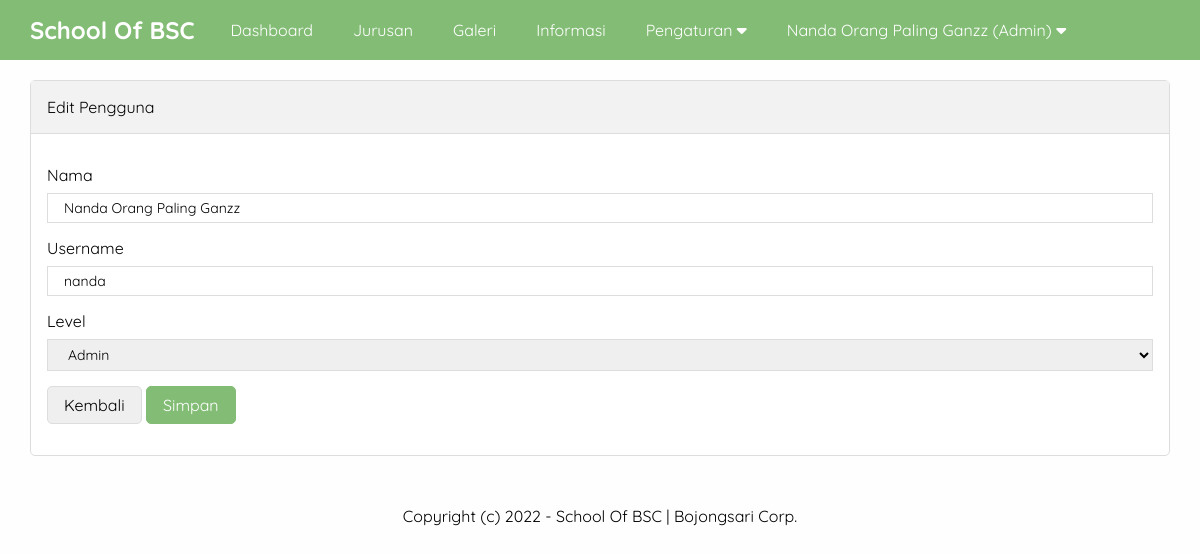
/sekolah_BSC/admin/edit-pengguna.php?id=16 (signed in), run on the app's committed database.
### tables this page shows
CREATE TABLE `pengaturan` (
  `id` int(11) NOT NULL,
  `nama` varchar(50) NOT NULL,
  `email` varchar(50) NOT NULL,
  `telepon` varchar(20) NOT NULL,
  `alamat` text NOT NULL,
  `logo` varchar(50) NOT NULL,
  `favicon` varchar(50) NOT NULL,
  `tentang_sekolah` text NOT NULL,
  `foto_sekolah` varchar(50) NOT NULL,
  `google_maps` text NOT NULL,
  `nama_kepsek` varchar(50) NOT NULL,
  `foto_kepsek` varchar(50) NOT NULL,
  `sambutan_kepsek` text NOT NULL,
  `created_at` timestamp NOT NULL DEFAULT current_timestamp(),
  `updated_at` datetime DEFAULT NULL
);

CREATE TABLE `pengguna` (
  `id` int(11) NOT NULL,
  `nama` varchar(30) NOT NULL,
  `username` varchar(30) NOT NULL,
  `password` varchar(50) NOT NULL,
  `level` enum('Super Admin','Admin') NOT NULL,
  `created_at` timestamp NOT NULL DEFAULT current_timestamp(),
  `updated_at` datetime DEFAULT NULL
);

### sekolah_BSC/admin/edit-pengguna.php (the view, shortened to what this page needs)
<?php include 'header.php' ?>
<?php
$pengguna = mysqli_query($conn, "SELECT * FROM pengguna WHERE id = '" . $_GET['id'] . "' ");
$p        = mysqli_fetch_object($pengguna);
?>
<div class="content">
    <div class="container">
        <div class="box">
            <div class="box-header">
                Edit Pengguna
            </div>
            <div class="box-body">
                <form action="" method="post">
                    <div class="form-group">
                        <label>Nama</label>
                        <input type="text" name="nama" placeholder="Nama Lengkap" class="input-control" value="<?= $p->nama ?>" required>
                    </div>
                    <div class="form-group">
                        <label>Username</label>
                        <input type="text" name="user" placeholder="Username" class="input-control" value="<?= $p->username ?>" required>
                    </div>
                    <div class="form-group">
                        <label>Level</label>
                        <select name="level" class="input-control" required>
                            <option value="Admin" <?= ($p->level == 'Admin') ? 'selected' : ''; ?>>Admin</option>
                        </select>
                    </div>
                    <button type="button" class="btn" onclick="window.location = 'pengguna.php'">Kembali</button>
                    <input type="submit" name="submit" value="Simpan" class="btn btn-green">
                </form>
            </div>
        </div>
    </div>
</div>
<?php include 'footer.php' ?>
</body>
</html>

### sekolah_BSC/admin/header.php (shortened to what this page needs)
<?php
    include '../koneksikexampp.php';
    $identitas = mysqli_query($conn, "SELECT * FROM pengaturan ORDER BY id DESC LIMIT 1");
    $d = mysqli_fetch_object($identitas);
?>
<!DOCTYPE html>
<html lang="en">
<head>
    <link rel="stylesheet" type="text/css" href="../assets/css/style.css">
    <link rel="stylesheet" href="https://cdnjs.cloudflare.com/ajax/libs/font-awesome/6.1.1/css/all.min.css" />
</head>
<body class="bg-light">
    <div class="navbar">
        <div class="container">
            <h2 class="nav-brand float-left"><a href="index.php"><?= $d->nama ?></a></h2>
            <ul class="nav-menu float-left">
                <li><a href="index.php">Dashboard</a></li>
                <?php if ($_SESSION['ulevel'] == 'Super Admin') { ?>
                    <li><a href="pengguna.php">Pengguna</a></li>
                <?php } elseif ($_SESSION['ulevel'] == 'Admin') { ?>
                    <li><a href="jurusan.php">Jurusan</a></li>
                    <li><a href="galeri.php">Galeri</a></li>
                    <li><a href="informasi.php">Informasi</a></li>
                    <li>
                        <a href="">Pengaturan <i class="fa fa-caret-down"></i></a>
                    </li>
                <?php } ?>
                <li>
                    <a href=""><?= $_SESSION['uname'] ?> (<?= $_SESSION['ulevel'] ?>) <i class="fa fa-caret-down"></i></a>
                </li>
            </ul>
        </div>
    </div>

### sekolah_BSC/admin/footer.php
<div class="footer">
    <div class="container text-center">
        Copyright (c) 2022 - <?= $d->nama ?> | Bojongsari Corp.
    </div>
</div>

### sekolah_BSC/assets/css/style.css (style rules this page uses)
* { margin: 0; padding: 0; font-family: 'Quicksand', sans-serif; box-sizing: border-box; }
html { scroll-behavior: smooth; }
a { text-decoration: none; }
.float-left { float: left; }
.container { width: 1140px; margin: 0 auto; }
.container::after { content: ""; display: block; clear: both; }
.bg-light { background-color: #fefefe; }
.box { border: 1px solid #ddd; background: white; border-radius: 5px; }
.box-header { padding: 16px; border-bottom: 1px solid #ddd; background-color: #f2f2f2; }
.box-body { padding: 16px; }
form { margin: 15px 0; }
.form-group { margin-bottom: 15px; }
.form-group label { display: block; margin-bottom: 8px; }
.form-group .input-control { padding: 5px 16px; width: 100%; font-size: 14px; border: 1px solid #ddd; }
.btn { border: 1px solid #ddd; padding: 8px 16px; border-radius: 5px; font-size: 16px; }
.btn-green { background-color: #83BD75; color: #fff; border: 1px solid #83BD75; }
.text-center { text-align: center !important; }
.navbar { height: 60px; width: 100%; background-color: #83BD75; position: fixed; top: 0; z-index: 1000; }
.navbar a { color: #fff; }
.nav-brand { display: inline-block; padding: 15px 0; margin-right: 16px; }
.nav-menu { display: flex; list-style: none; }
.nav-menu li a { padding: 20px; display: inline-block; }
.content { padding: 80px 0 30px 0; }
.footer { padding: 20px 0; }

### data on the page
pengaturan: nama "School Of BSC"
pengguna: nama "Nanda Orang Paling Ganzz", user "nanda", level "Admin"

### other printed values
$_SESSION['uname'] "Nanda Orang Paling Ganzz"
$_SESSION['ulevel'] "Admin"
